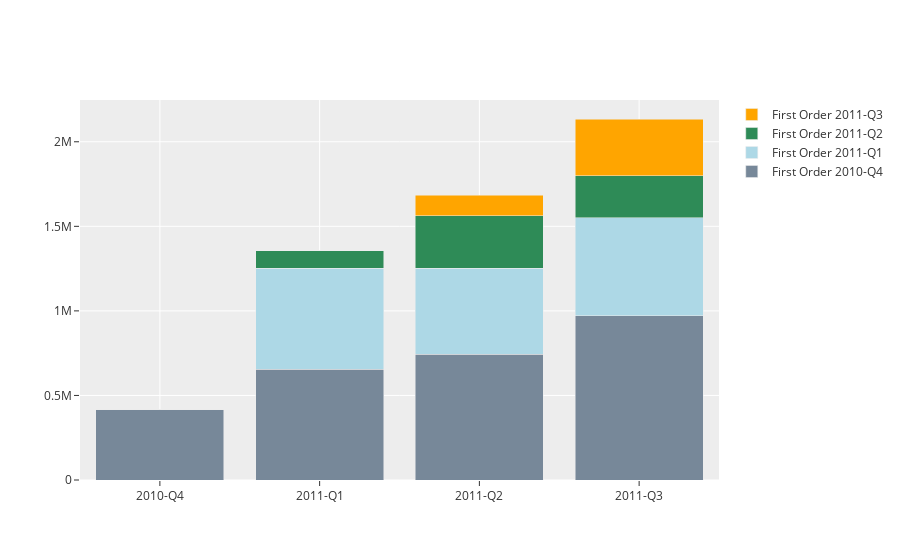

The notebook cell saved with this chart:
### Code cell
fig = go.Figure(data=[
    go.Bar(name='First Order 2010-Q4', x=df.Sales_Year_quarter, y=df.iloc[:,1],marker_color='lightslategrey'),
    go.Bar(name='First Order 2011-Q1', x=df.Sales_Year_quarter, y=df.iloc[:,2],marker_color='lightblue'),
    go.Bar(name='First Order 2011-Q2', x=df.Sales_Year_quarter, y=df.iloc[:,3],marker_color='seagreen'),
    go.Bar(name='First Order 2011-Q3', x=df.Sales_Year_quarter, y=df.iloc[:,4],marker_color='orange')
])
fig.update_layout(barmode='stack',template='ggplot2')
fig.show()

del [customer_sales_acquisition, df,customer_sales]

### Figure 1 — Plotly figure (JSON) as saved in the notebook; plotly's stock layout.template omitted (floating-point values rounded to 4 significant figures)
{"data": [{"marker": {"color": "lightslategrey"}, "name": "First Order 2010-Q4", "type": "bar", "x": ["2010-Q4", "2011-Q1", "2011-Q2", "2011-Q3"], "y": [418800.0, 655400.0, 744500.0, 970100.0]}, {"marker": {"color": "lightblue"}, "name": "First Order 2011-Q1", "type": "bar", "x": ["2010-Q4", "2011-Q1", "2011-Q2", "2011-Q3"], "y": [0, 597300.0, 508300.0, 580900.0]}, {"marker": {"color": "seagreen"}, "name": "First Order 2011-Q2", "type": "bar", "x": ["2010-Q4", "2011-Q1", "2011-Q2", "2011-Q3"], "y": [0, 104100.0, 309000.0, 249300.0]}, {"marker": {"color": "orange"}, "name": "First Order 2011-Q3", "type": "bar", "x": ["2010-Q4", "2011-Q1", "2011-Q2", "2011-Q3"], "y": [0, 0, 121500.0, 334400.0]}], "layout": {"barmode": "stack"}}
